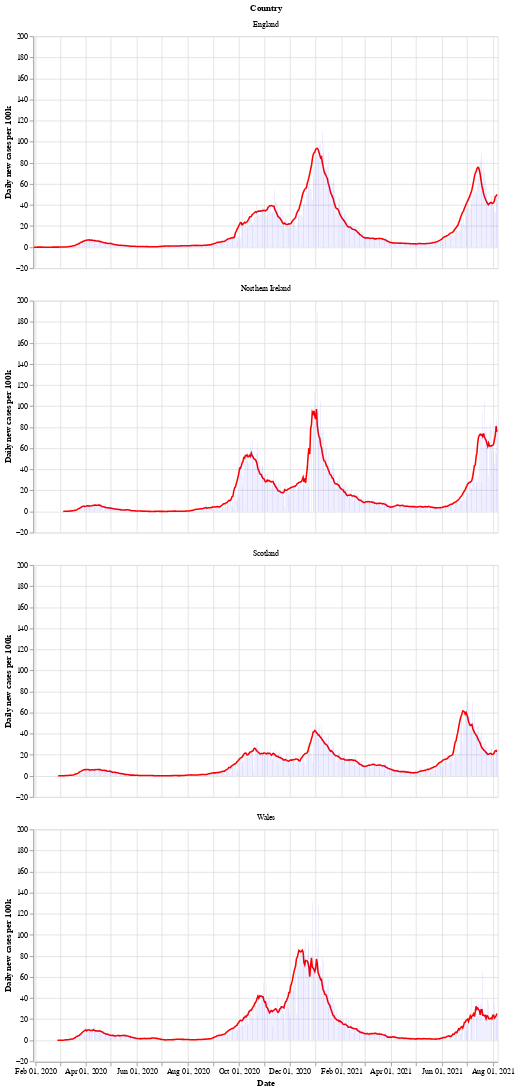

The notebook cell saved with this chart:
### Markdown cell above
Next is a bar chart of the number of new cases in each country (per 100k population), with the 7 day moving average of cases. Again we see that Wales saw a longer period of raising and falling cases compared to the other countries.

After a period of cases falling, each nation is now seeing a rise in the number of cases - especially in Wales.

### Code cell
# collapse
bars = alt.Chart(uk_cases).mark_bar().encode(
    x=alt.X("yearmonthdate(date):T", axis=alt.Axis(title='Date')),
    y=alt.Y("newCasesRate:Q", axis=alt.Axis(title='Daily new cases per 100k')),
    tooltip='newCasesRate',
    color=alt.condition(
        alt.datum.dailyChange > 0,
        alt.value("orange"),  # The positive color
        alt.value("blue")  # The negative color
    )
).properties(title='New cases per 100k population with rolling 7 day average', width=600).interactive()
line = alt.Chart(uk_cases).mark_line(
    color='red',
    size=2,
).transform_window(
    rolling_mean='mean(newCasesRate)',
    frame=[0, 7],
    groupby=['areaName']
).encode(
    x='yearmonthdate(date):T',
    y='rolling_mean:Q'
)
alt.layer(line, bars, data=uk_cases).facet(alt.Row('areaName', title='Country'), columns=1)

### Figure 1 — Vega-Lite specification as saved in the notebook (floating-point values rounded to 4 significant figures; data arrays with more than 128 entries replaced by an {"elided": "..."} marker saying what was removed)
{"config": {"view": {"continuousWidth": 400, "continuousHeight": 300}}, "data": {"name": "data-731ae7da3de82f8566b9dd4b283092a0"}, "facet": {"type": "nominal", "field": "areaName", "title": "Country"}, "spec": {"layer": [{"mark": {"type": "line", "color": "red", "size": 2}, "encoding": {"x": {"type": "temporal", "field": "date", "timeUnit": "yearmonthdate"}, "y": {"type": "quantitative", "field": "rolling_mean"}}, "transform": [{"window": [{"op": "mean", "field": "newCasesRate", "as": "rolling_mean"}], "frame": [0, 7], "groupby": ["areaName"]}]}, {"mark": "bar", "encoding": {"color": {"condition": {"value": "orange", "test": "(datum.dailyChange > 0)"}, "value": "blue"}, "tooltip": {"type": "quantitative", "field": "newCasesRate"}, "x": {"type": "temporal", "axis": {"title": "Date"}, "field": "date", "timeUnit": "yearmonthdate"}, "y": {"type": "quantitative", "axis": {"title": "Daily new cases per 100k"}, "field": "newCasesRate"}}, "selection": {"selector002": {"type": "interval", "bind": "scales", "encodings": ["x", "y"]}}, "title": "New cases per 100k population with rolling 7 day average", "width": 600}]}, "columns": 1, "$schema": "https://vega.github.io/schema/vega-lite/v4.8.1.json", "datasets": {"data-731ae7da3de82f8566b9dd4b283092a0": {"elided": "2128 records"}}}
